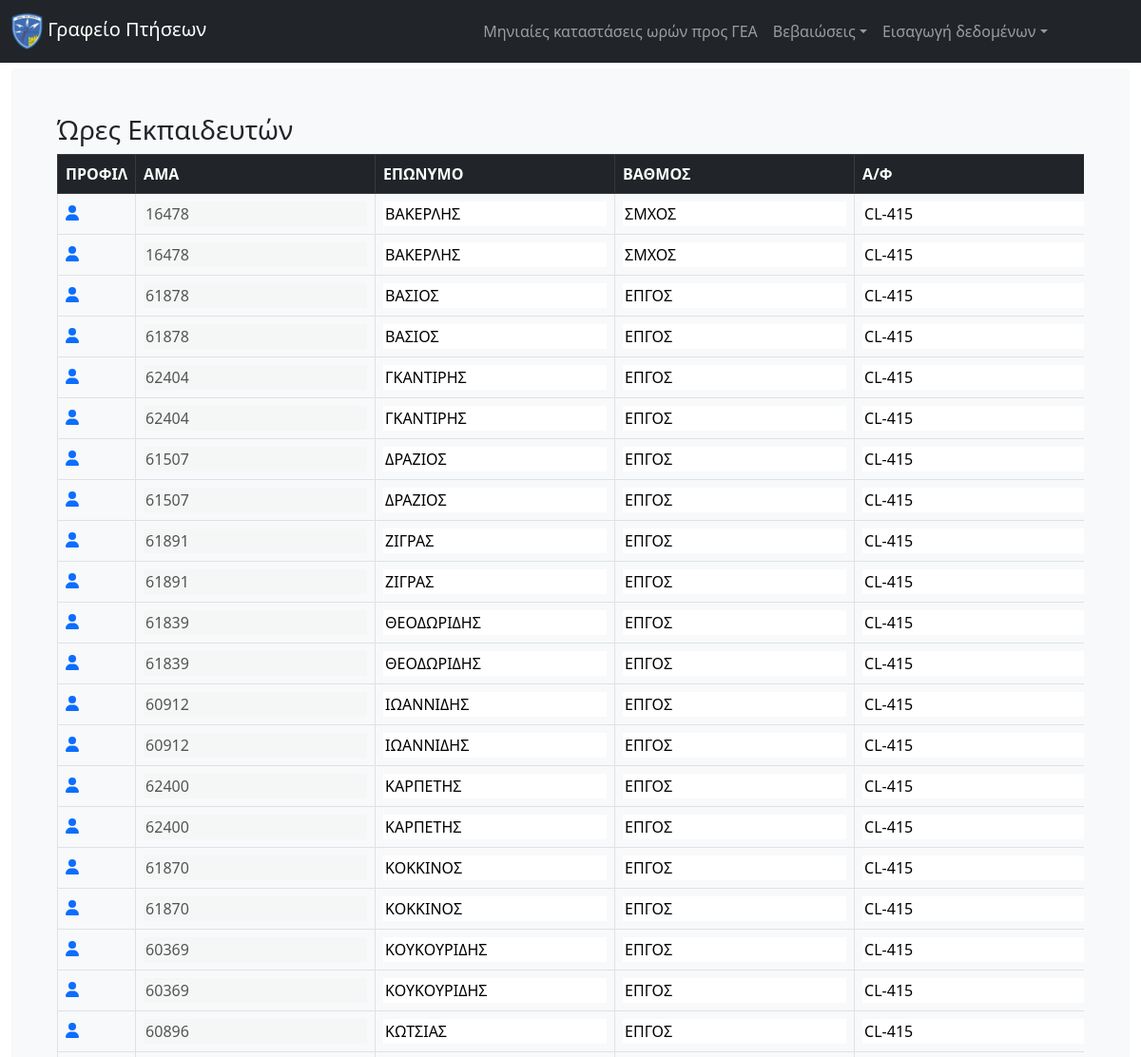
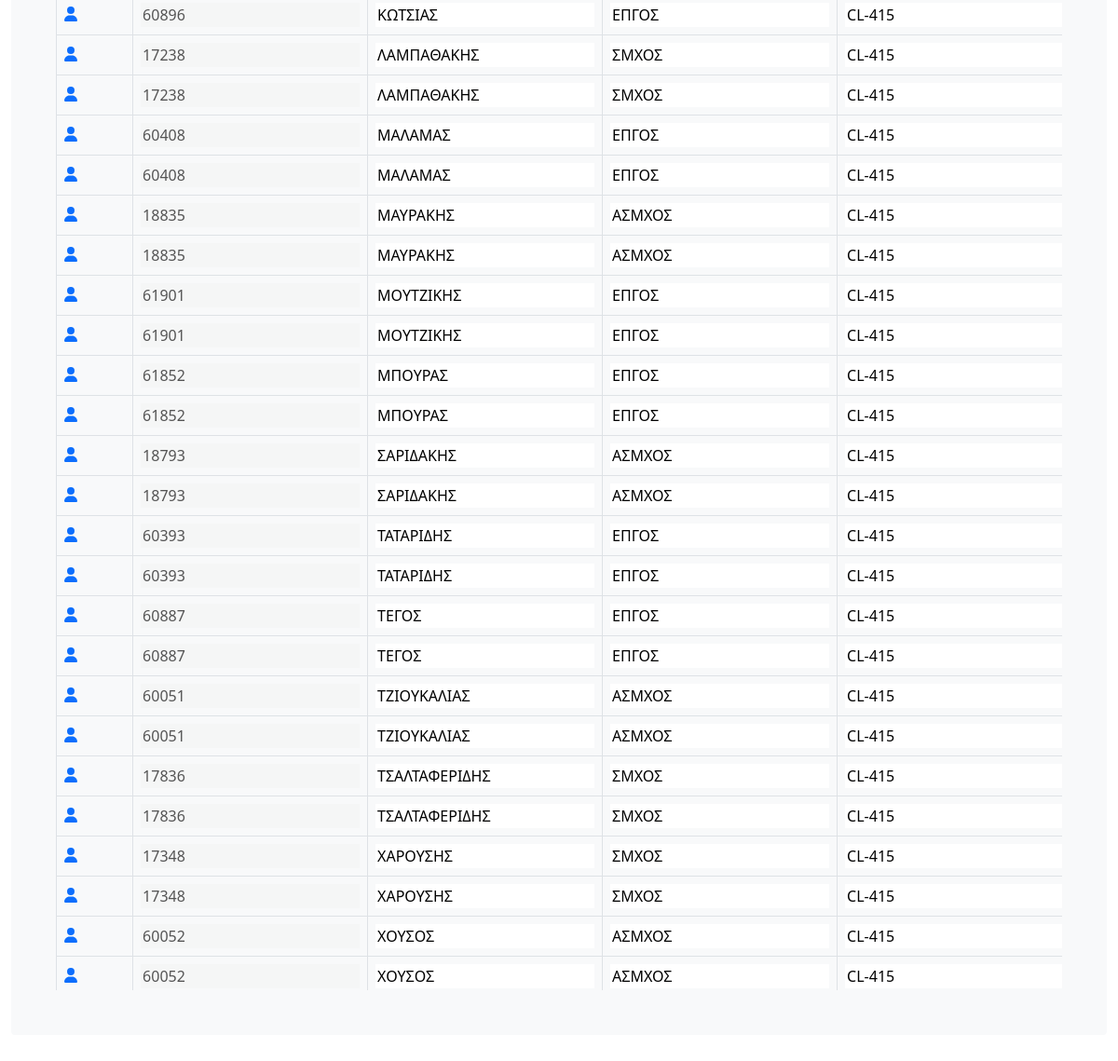
/hours/train-hours/, run on an earlier commit of the app's database (2 pictures, top to bottom).
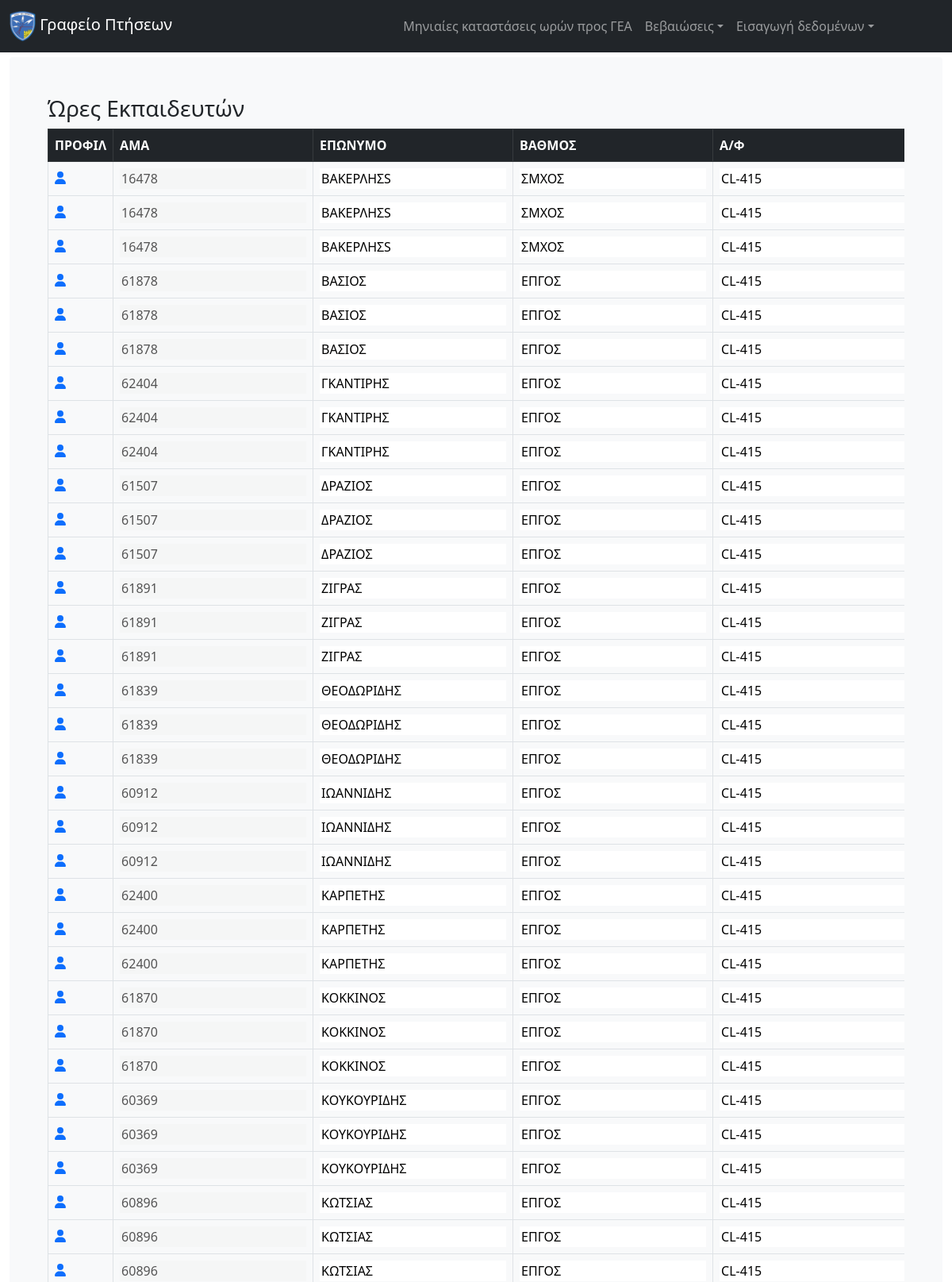
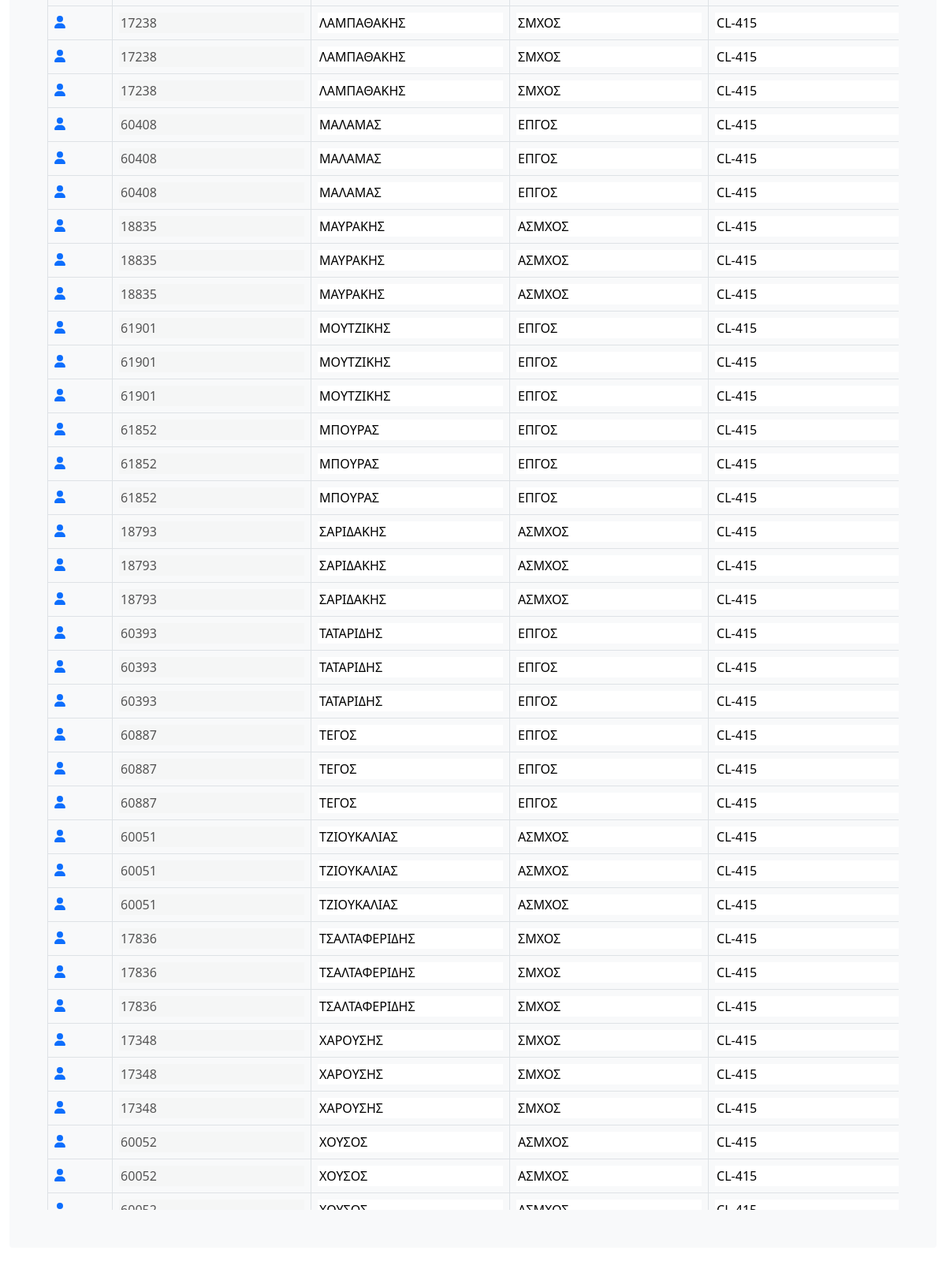
And on a later commit of the database (2 pictures, top to bottom).
### core/models.py (models this page shows, shortened)
class TrainHours(models.Model):
    airman = models.ForeignKey(Airman,on_delete=models.CASCADE)
    plane = models.CharField(max_length=200,default="",blank=True,null=True)
    hours = models.FloatField(blank=True,null=True,default=0)
    month = models.CharField(max_length=200,default="",blank=True,null=True)
    year = models.CharField(max_length=200,default="",blank=True,null=True)

class Airman(models.Model):
    asma = models.BigIntegerField(primary_key=True)
    firstname = models.CharField(max_length=200,default="",blank=True,null=True)
    lastname = models.CharField(max_length=200,default="",blank=True,null=True)
    rank = models.CharField(max_length=200,default="",blank=True,null=True)
    eidikotita = models.CharField(max_length=200,default="",blank=True,null=True)
    idiotita = models.CharField(max_length=200,default="",blank=True,null=True)
    availability = models.CharField(max_length=200,default="",blank=True,null=True)
    topothetisi = models.CharField(max_length=200,default="",blank=True,null=True)
    katigoria_ptitikou = models.CharField(max_length=200,default="",blank=True,null=True)
    monada_ekdosis_ptitikou = models.CharField(max_length=200,default="",blank=True,null=True)
    geniko_synolo_oron = models.FloatField(blank=True,null=True,default=0)

### core/views.py (the view)
# urls.py: path('hours/train-hours/',views.train_hours,name="train_hours"),
def train_hours(request):
    context = {}
    table_data = TrainHours.objects.all().order_by('airman__lastname')
    context = {'table_data':table_data}
    return render(request,'core/train_hours_page.html',context)

### core/templates/core/train_hours_page.html (shortened to what this page needs)
{% extends 'core/core.html' %}
{% block content%}
<h3>Ώρες Εκπαιδευτών</h3>
<div class="tableFixHead">
    <table class="table table-hover table-bordered">
      <thead class="table-dark" style="position: sticky;top: 0">
        <tr>
          <th scope="col">ΠΡΟΦΙΛ</th>
          <th scope="col">ΑΜΑ</th>
          <th scope="col">ΕΠΩΝΥΜΟ</th>
          <th scope="col">ΒΑΘΜΟΣ</th>
          <th scope="col">Α/Φ</th>
        </tr>
      </thead>
      <tbody >
        {% for trainer in table_data%}
          <tr>
            <td><a href={% url 'profile' trainer.airman.asma %}><i class="fa-solid fa-user"></i></a></td>
            <td><input type="text" id="{{ trainer.airman.asma }}_asma" name="{{ trainer.airman.asma }}" value={{trainer.airman.asma}} disabled></td>
            <td><input type="text" id="{{ trainer.airman.asma }}_lastname" name="{{ trainer.airman.lastname }}" value={{trainer.airman.lastname}}></td>
            <td><input type="text" id="{{ trainer.airman.asma }}_rank" name="{{ trainer.airman.rank }}" value={{trainer.airman.rank}}></td>
            <td><input type="text" id="{{ trainer.airman.asma }}_plane" name="{{ trainer.plane }}" value={{trainer.plane}}></td>
          </tr>
        {% endfor %}
      </tbody>
    </table>
  </div>
{% endblock %}
{%load static%}

### core/templates/core/core.html (shortened to what this page needs)
{% load static %}
<!doctype html>
<html lang="en">
  <head>
    <link href="{% static '/css/bootstrap.min.css' %}" rel="stylesheet">
    <link href="{% static '/css/navbar-top-fixed.css' %}" rel="stylesheet">
  </head>
<body>
<nav class="navbar navbar-expand-md navbar-dark fixed-top bg-dark">
    <div class="container-fluid">
        <a class="navbar-brand" href={% url 'index' %}> <img src="{% static '/images/113-logo.png' %}"  width="7%" height="7%">
        Γραφείο Πτήσεων</a>
        <div class="collapse navbar-collapse" id="navbarCollapse">
        {% block selected_tab%}
        <ul class="navbar-nav me-auto mb-2 mb-md-0">
          <li class="nav-item">
            <a class="nav-link" aria-current="page" href={% url 'upload_file' %}>Μηνιαίες καταστάσεις ωρών προς ΓΕΑ</a>
          </li>
          <li class="nav-item dropdown">
            <a class="nav-link dropdown-toggle" href="#" id="navbarDarkDropdownMenuLink" role="button" data-bs-toggle="dropdown" aria-expanded="false">Βεβαιώσεις</a>
          </li>
            <li class="nav-item dropdown">
              <a class="nav-link dropdown-toggle" href="#" id="navbarDarkDropdownMenuLink" role="button" data-bs-toggle="dropdown" aria-expanded="false">Εισαγωγή δεδομένων</a>
            </li>
        </ul>
        {%endblock selected_tab%}
        </div>
    </div>
    </nav>
    <main class="container-fluid">
      {% block indexpage%}
        <div class="bg-light p-5 rounded">
      {% block content %}
			{% endblock %}
        </div>
      {% endblock%}
    </main>
</body>
</html>

### static/css/navbar-top-fixed.css (style rules this page uses)
body { padding-top: 4.5rem; }
.tableFixHead { overflow: auto; height: 75vh; }
.tableFixHead thead th { position: sticky; top: 0; z-index: 1; }
input { border-width:0px; border:none; }

What changed in the data, as far as the page shows it:
removed TrainHours: airman.asma "16478", airman.lastname "ΒΑΚΕΡΛΗΣ", airman.rank "ΣΜΧΟΣ", plane "CL-415"
removed TrainHours: airman.asma "16478", airman.lastname "ΒΑΚΕΡΛΗΣ", airman.rank "ΣΜΧΟΣ", plane "CL-415"
added TrainHours: airman.asma "16478", airman.lastname "ΒΑΚΕΡΛΗΣS", airman.rank "ΣΜΧΟΣ", plane "CL-415"
added TrainHours: airman.asma "16478", airman.lastname "ΒΑΚΕΡΛΗΣS", airman.rank "ΣΜΧΟΣ", plane "CL-415"
added TrainHours: airman.asma "16478", airman.lastname "ΒΑΚΕΡΛΗΣS", airman.rank "ΣΜΧΟΣ", plane "CL-415"
added TrainHours: airman.asma "61878", airman.lastname "ΒΑΣΙΟΣ", airman.rank "ΕΠΓΟΣ", plane "CL-415"
added TrainHours: airman.asma "62404", airman.lastname "ΓΚΑΝΤΙΡΗΣ", airman.rank "ΕΠΓΟΣ", plane "CL-415"
added TrainHours: airman.asma "61507", airman.lastname "ΔΡΑΖΙΟΣ", airman.rank "ΕΠΓΟΣ", plane "CL-415"
added TrainHours: airman.asma "61891", airman.lastname "ΖΙΓΡΑΣ", airman.rank "ΕΠΓΟΣ", plane "CL-415"
added TrainHours: airman.asma "61839", airman.lastname "ΘΕΟΔΩΡΙΔΗΣ", airman.rank "ΕΠΓΟΣ", plane "CL-415"
added TrainHours: airman.asma "60912", airman.lastname "ΙΩΑΝΝΙΔΗΣ", airman.rank "ΕΠΓΟΣ", plane "CL-415"
added TrainHours: airman.asma "62400", airman.lastname "ΚΑΡΠΕΤΗΣ", airman.rank "ΕΠΓΟΣ", plane "CL-415"
added TrainHours: airman.asma "61870", airman.lastname "ΚΟΚΚΙΝΟΣ", airman.rank "ΕΠΓΟΣ", plane "CL-415"
added TrainHours: airman.asma "60369", airman.lastname "ΚΟΥΚΟΥΡΙΔΗΣ", airman.rank "ΕΠΓΟΣ", plane "CL-415"
added TrainHours: airman.asma "60896", airman.lastname "ΚΩΤΣΙΑΣ", airman.rank "ΕΠΓΟΣ", plane "CL-415"
added TrainHours: airman.asma "17238", airman.lastname "ΛΑΜΠΑΘΑΚΗΣ", airman.rank "ΣΜΧΟΣ", plane "CL-415"
added TrainHours: airman.asma "60408", airman.lastname "ΜΑΛΑΜΑΣ", airman.rank "ΕΠΓΟΣ", plane "CL-415"
added TrainHours: airman.asma "18835", airman.lastname "ΜΑΥΡΑΚΗΣ", airman.rank "ΑΣΜΧΟΣ", plane "CL-415"
added TrainHours: airman.asma "61901", airman.lastname "ΜΟΥΤΖΙΚΗΣ", airman.rank "ΕΠΓΟΣ", plane "CL-415"
added TrainHours: airman.asma "61852", airman.lastname "ΜΠΟΥΡΑΣ", airman.rank "ΕΠΓΟΣ", plane "CL-415"
added TrainHours: airman.asma "18793", airman.lastname "ΣΑΡΙΔΑΚΗΣ", airman.rank "ΑΣΜΧΟΣ", plane "CL-415"
added TrainHours: airman.asma "60393", airman.lastname "ΤΑΤΑΡΙΔΗΣ", airman.rank "ΕΠΓΟΣ", plane "CL-415"
added TrainHours: airman.asma "60887", airman.lastname "ΤΕΓΟΣ", airman.rank "ΕΠΓΟΣ", plane "CL-415"
added TrainHours: airman.asma "60051", airman.lastname "ΤΖΙΟΥΚΑΛΙΑΣ", airman.rank "ΑΣΜΧΟΣ", plane "CL-415"
added TrainHours: airman.asma "17836", airman.lastname "ΤΣΑΛΤΑΦΕΡΙΔΗΣ", airman.rank "ΣΜΧΟΣ", plane "CL-415"
added TrainHours: airman.asma "17348", airman.lastname "ΧΑΡΟΥΣΗΣ", airman.rank "ΣΜΧΟΣ", plane "CL-415"
added TrainHours: airman.asma "60052", airman.lastname "ΧΟΥΣΟΣ", airman.rank "ΑΣΜΧΟΣ", plane "CL-415"
